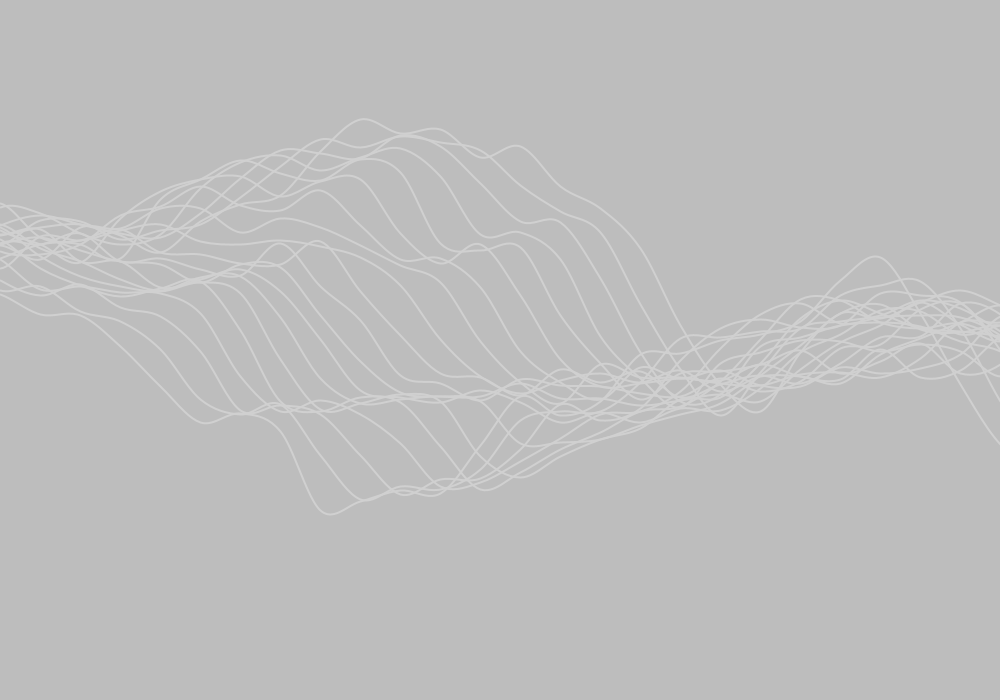
Frame 1 (no input)
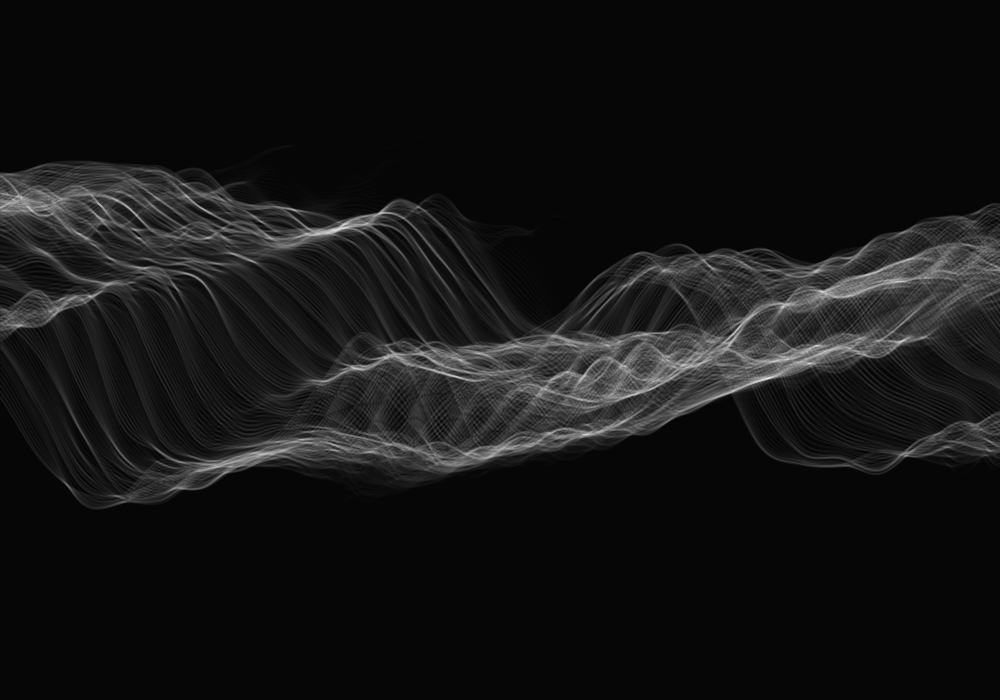
Frame 60 (the mouse pressed at the canvas centre just before this capture)
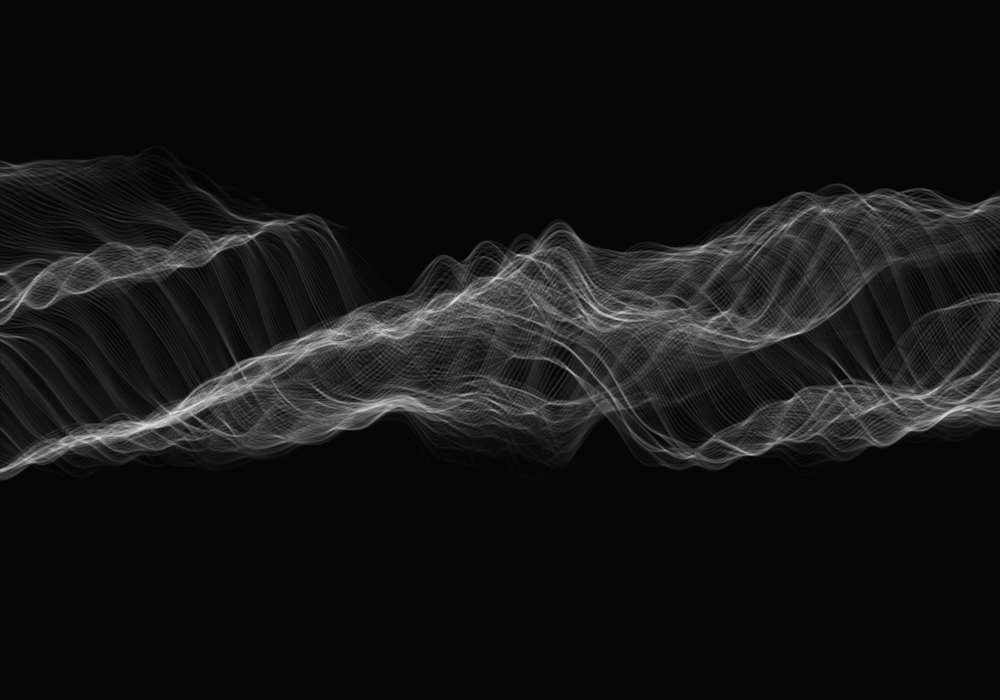
Frame 120 (the mouse held since frame 60 and released just before this capture)

The Processing sketch that drew these frames (run headless with seeded random() and noise(); from frame 60 on, the mouse is pressed at the canvas centre):

// Processing sketch: relation
// ── relation.pde
// Waves
Waves waves;

void settings() {
  size(1000, 700);
}

void setup() {
  waves = new Waves();
}

void draw() {
  surface.setTitle(nf(frameRate, 2, 1));
  waves.draw();
}

// ── Wave.pde
class Wave {
  float xoff;
  float yoff;
  float ypos = 0;
  PGraphics canvas;
  int index;
  int w;

  Wave(int _i, PGraphics _c, float _yo, float _yp) {
    index = _i;
    canvas = _c;
    yoff = _yo;
    ypos = _yp;
  }

  void draw() {
    update();
    render();
  }

  void update() {}

  void render() {
    canvas.stroke(255, 255);
    canvas.strokeWeight(2);
    canvas.noFill();
    canvas.beginShape();

    // float xoff = 0;       // Option #1: 2D Noise
    float xoff = yoff;    // Option #2: 1D Noise

    // Iterate over horizontal pixels
    int unit = 40;
    float amp = 250;
    for (float x = -unit; x <= width + unit; x += unit) {
      float y = map(noise(xoff + index * 0.05, yoff), 0, 1, -1 * amp, amp) + ypos; // Option #1: 2D Noise
      // float y = map(noise(xoff), 0, 1, -50, 50) + ypos;    // Option #2: 1D Noise

      float vx = x;
      float vy = y;
      float xd = x - mouseX;
      float yd = y - mouseY;
      if (abs(yd) < 100) {
        if (abs(xd) < 100) {
          vy += map(yd, -100, 100, -50, 50);
        }
      }

      canvas.curveVertex(vx, vy);
      // Increment x dimension for noise
      xoff += 0.15;
    }
    // increment y dimension for noise
    yoff += 0.01;
    // vertex(width, height);
    // vertex(0, height);
    canvas.endShape();
  }


}

// ── Waves.pde
float mouseControl;
class Waves {
  int nOfW = 20;
  ArrayList<Wave> waves;
  PGraphics pg;

  Waves() {
    pg = createGraphics(width, height);
    waves = new  ArrayList<Wave>();
    float band = 600;
    float h = (height - band);
    for (int i = 0; i < nOfW; i++) {
      float y = (h * (i + 0.5)) / nOfW + band * 0.5;
      waves.add(new Wave(i, pg, y * 0.01, y));
    }
  }

  void draw() {
    update();
    render();
  }

  void update() {
    mouseControl = map(mouseY, 0, height, 0, 0.01);
    pg.beginDraw();
    pg.background(0);
    for (int i = 0; i < nOfW; i++) {
      waves.get(i).draw();
    }
    pg.endDraw();
  }

  void render() {
    tint(255, 20);
    image(pg, 0, 0);
  }

}
